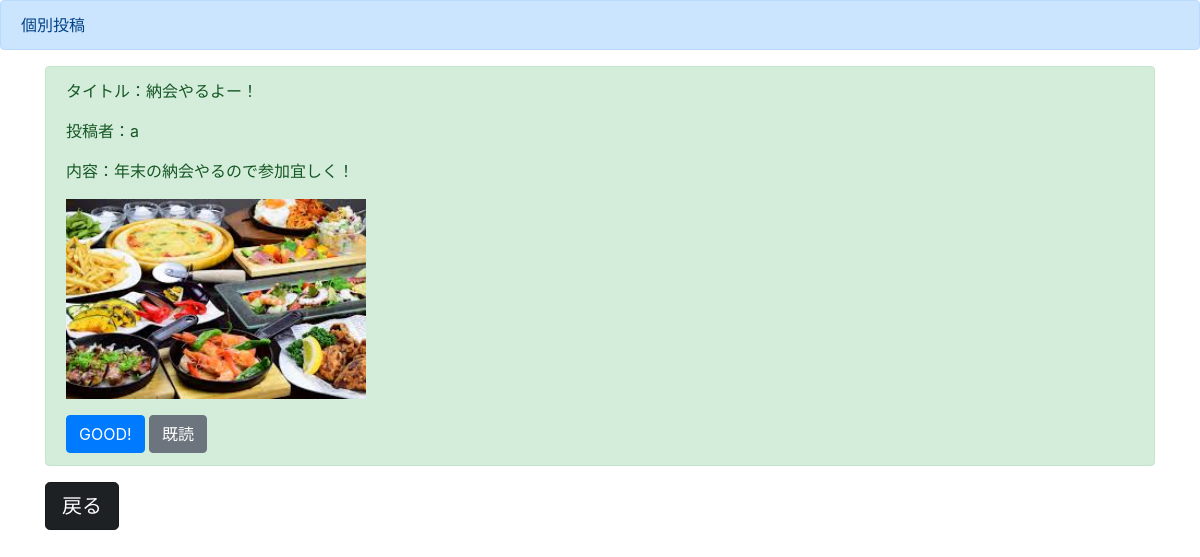
Screenshot of /detail2/ with the database file from the repository.
### boardapp/models.py (models this page shows)
class boardmodel(models.Model):
    title=models.CharField(max_length=100)
    content=models.TextField()
    author=models.CharField(max_length=100)
    images=models.ImageField(upload_to="")
    good=models.IntegerField(null=True ,blank=True, default=0)
    read=models.IntegerField(null=True ,blank=True, default=0)
    readtext=models.CharField(max_length=100, null=True ,blank=True, default='a')

### boardapp/views.py (the view)
# urls.py: path('detail<int:pk>/',detailfunc,name = 'detail'),
def detailfunc(request,pk):
  object = boardmodel.objects.get(pk=pk)
  return render(request,'detail.html',{'object':object})

### templates/detail.html (shortened to what this page needs)
{% extends 'base.html' %}
{% block header %}
<div class="alert alert-primary" role="alert">
    個別投稿
</div>
{% endblock header %}
{% block content %}
<div class="container">
    <div class="alert alert-success" role="alert">
        <p>タイトル：{{ object.title }}</p>
        <p>投稿者：{{ object.author }}</p>
        <p>内容：{{ object.content }}</p>
        <p><img src='{{ object.images.url }}'width=300></p>
        <a href="{% url 'good' object.pk %}" class="btn btn-primary enable" tabindex="-1" role="button" aria-disabled="true">GOOD!</a>
        <a href="{% url 'read' object.pk %}" class="btn btn-secondary enable" tabindex="-1" role="button" aria-disabled="true">既読</a>
    </div>
    <a href="{% url 'list' %}" class="btn btn-dark btn-lg active" role="button" aria-pressed="true">戻る</a>
</div>
{% endblock content %}

### rows the page displays
boardmodel: title "納会やるよー！", author "a", content "年末の納会やるので参加宜しく！", images (picture)
